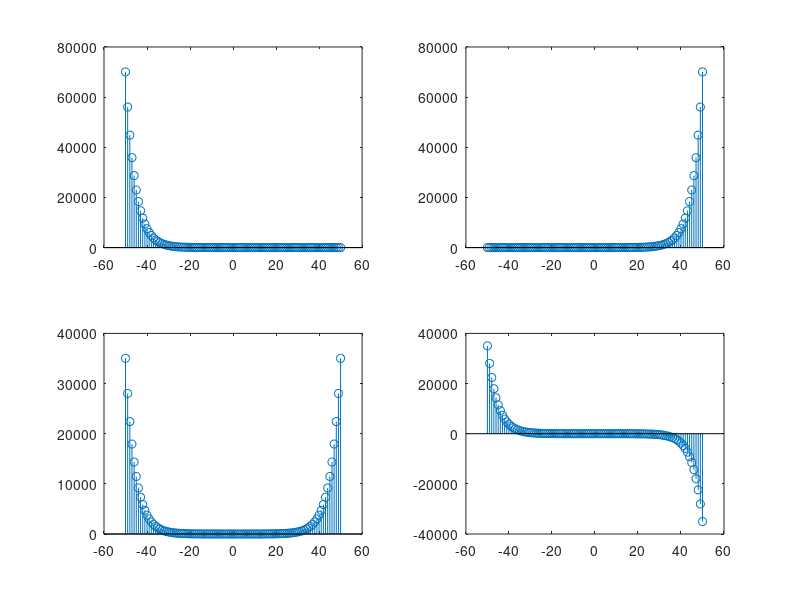

This chart was generated by the following MATLAB code:
clc;
close all;
clear all;
k=1;
j=1;
for n=-50:1:50
    x(k)=(0.8).^n;
    y(j)=(0.8).^(-n);
    k=k+1;
    j=j+1;
end
n=-50:50;
subplot(2,2,1)
stem(n,x);
subplot(2,2,2)
stem(n,y);

even=(1/2)*(x+y);
subplot(2,2,3)
stem(n,even);

odd=(1/2)*(x-y);
subplot(2,2,4)
stem(n,odd);